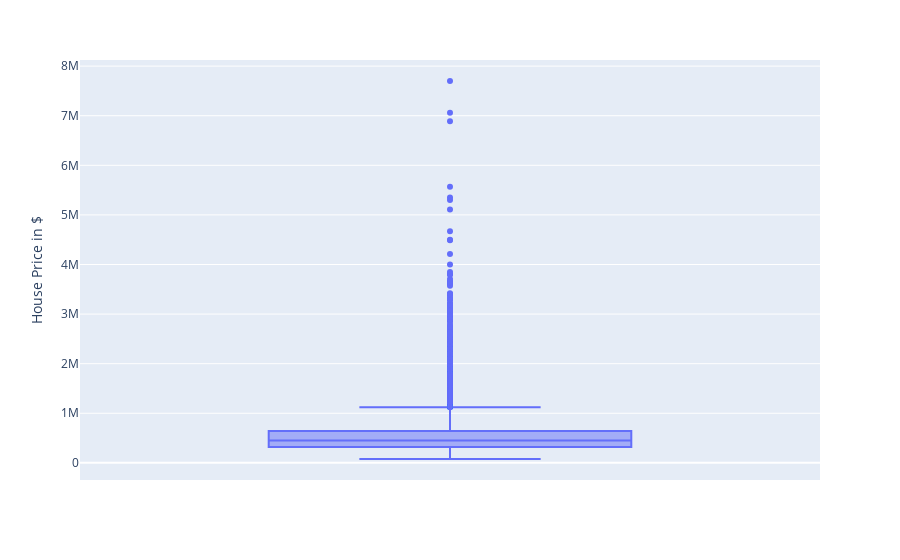

The notebook cell saved with this chart:
### Markdown cell above
With the help of the histograms, you can quickly see how the data is distributed, but also whether it is categorical.
Findings:
- Over 5000 houses have 2.5 bathrooms (0.5 bathroom in America is a room with only a toilet). This makes 2.5 bathrooms the most common value in our dataset.
- most houses in our dataset have between 2 and 5 bedrooms, with 3 bedrooms being the most common.
- most of the houses in our dataset have only one floor.
- most of the houses in our dataset have a rating between 6 and 10 (scale 1-13).
- the oldest house in our dataset dates from 1900. very few houses were built or renovated between 1930 and 1940. After that, more houses were built or renovated.
- In terms of price, we see a right-skewed distribution. In addition, there are very extreme values here, which is why the position of the most frequent values is very much to the left.
- We also see a slight right-skewed distribution for living space.
- The extreme values for the land areas distort the histogram extremely. In order to be able to recognise a true distribution of the values, extreme values can be removed here.

Another form of representation of the distribution of the variables is a box plot. Here the individual distribution measures, which we have already got to know with `kc_data.describe()`, are displayed graphically.

### Code cell
# Plotting of the Box-Plots
fig = px.box(kc_data, y="price", labels={"price": "House Price in $"})
fig.show()

### Figure 1 — Plotly figure (JSON) as saved in the notebook; plotly's stock layout.template omitted (floating-point values rounded to 4 significant figures; data arrays with more than 128 entries replaced by an {"elided": "..."} marker saying what was removed)
{"data": [{"alignmentgroup": "True", "hovertemplate": "House Price in $=%{y}<extra></extra>", "legendgroup": "", "marker": {"color": "#636efa"}, "name": "", "notched": false, "offsetgroup": "", "orientation": "v", "showlegend": false, "type": "box", "x0": " ", "xaxis": "x", "y": {"elided": "21596 int values"}, "y0": " ", "yaxis": "y"}], "layout": {"boxmode": "group", "legend": {"tracegroupgap": 0}, "margin": {"t": 60}, "xaxis": {"anchor": "y", "domain": [0, 1]}, "yaxis": {"anchor": "x", "domain": [0, 1], "title": {"text": "House Price in $"}}}}
